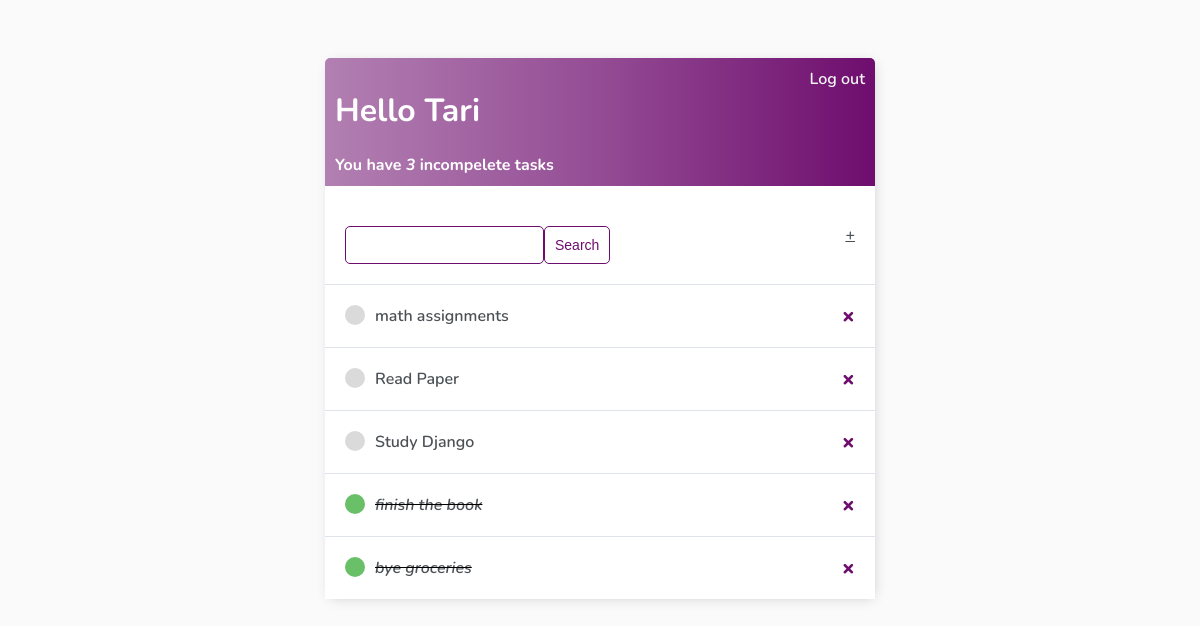
The app's page / (signed in) with its own data.
### base/models.py (models this page shows, shortened)
class Task(models.Model):
    user = models.ForeignKey(User, on_delete=models.CASCADE, null=True, blank=True, related_name='user')
    title = models.CharField(max_length=200)
    description = models.TextField(null=True, blank=True)
    complete = models.BooleanField(default=False)
    created = models.DateTimeField(auto_now_add=True)
    class Meta:
        ordering = ['complete', '-created']

### base/views.py (the view)
# urls.py: path('', views.TaskList.as_view(), name='tasks'),
class TaskList(LoginRequiredMixin, ListView):
    model = models.Task
    context_object_name = 'tasks'
    template_name = 'base/tasks.html'
    def get_context_data(self, **kwargs):
        context = super().get_context_data(**kwargs)
        context['tasks'] =  context['tasks'].filter(user = self.request.user)
        context['count'] =  context['tasks'].filter(complete = False).count()
        search_input = self.request.GET.get('q') or ''
        if search_input:
            context['tasks'] = context['tasks'].filter(title__icontains = search_input)
        context['q'] = search_input
        return context

### base/templates/base/tasks.html
{% extends 'base/main.html' %}
{% block content %}
<div class="header-bar">
    <div>
        <h1>Hello {{request.user|title}}</h1>
        <h4 style="margin: 0;">You have <i>{{count}}</i> incompelete task{{count|pluralize:'s'}}</h4>
    </div>
    {% if request.user.is_authenticated %}
    <a href="{% url 'logout' %}">Log out</a>
    {% else %}
    <a href="{% url 'login' %}">Login</a>
    {% endif %}
</div>
<div id="search-add-wrapper">
    <form action="" method="GET" style="margin-top: 20px; display:flex;">
        <input type="text" name="q" value="{{q}}">
        <input class="button" type="submit" value="Search">
    </form>
    <a id="add-link" href="{% url 'task-create' %}">&#x2b</a>
</div>
<div class="task-item-wrapper">
    {% for task in tasks %}
    <div class="task-wrapper">
        {% if task.complete %}
        <div class="task-title">
            <div class="task-complete-icon"></div>
            <i><s><a href="{% url 'task-update' task.id %}">{{task.title}}</a></s></i>
        </div>
        <a class="delete-link" href="{% url 'task-delete' task.id %}">&#215;</a>
        {% else %}
        <div class="task-title">
            <div class="task-incomplete-icon"></div>
            <a href="{% url 'task-update' task.id %}">{{task.title}}</a>
        </div>
        <a class="delete-link" href="{% url 'task-delete' task.id %}">&#215;</a>
        {% endif %}
    </div>
    {% empty %}
    <p>No items in list.</p>
    {% endfor %}
</div>
{% endblock content %}

### static/main.css (style rules this page uses)
body { background-color: #FAFAFA; font-family: 'Nunito', sans-serif; padding-top: 50px; }
h1, h2, h3, h4, h5, h6 { font-family: 'Nunito', sans-serif; }
a, p { color: #4b5156 }
a { font-weight: 600; }
input { outline: none; border: none; }
.header-bar { display: flex; justify-content: space-between; color: #fff; padding: 10px; border-radius: 5px 5px 0 0; background: linear-gradient(90deg, #b280b2, #944c94, #6e0d6e); }
.header-bar a { color: rgb(247, 247, 247); text-decoration: none; }
.task-wrapper { display: flex; align-items: center; justify-content: space-between; background-color: #fff; border-top: 1px solid #dfe4ea; overflow: hidden; }
.task-title { display: flex; padding: 20px; }
.task-title a { text-decoration: none; color: #4b5156; margin-left: 10px; }
.task-complete-icon { height: 20px; width: 20px; background-color: rgb(105, 192, 105); border-radius: 50%; }
.task-incomplete-icon { height: 20px; width: 20px; background-color: rgb(218, 218, 218); border-radius: 50%; }
.delete-link { text-decoration: none; font-weight: 900; color: #6e0d6e; font-size: 22px; line-height: 0; padding: 20px; }
#search-add-wrapper { display: flex; justify-content: space-between; align-items: center; padding: 20px; }
input[type=text], input[type=password], textarea { border: 1px solid #6e0d6e; border-radius: 5px; padding: 10px; width: 90%; }
::placeholder { font-weight: 300; opacity: 0.5; }
.button { border: 1px solid #6e0d6e; background-color: #FFF; color: #6e0d6e; padding: 10px; font-size: 14px; border-radius: 5px; cursor: pointer; text-decoration: none; }

### records on screen
Task: title "math assignments"
Task: title "Read Paper"
Task: title "Study Django"
Task: title "finish the book"
Task: title "bye groceries"

### other values on screen
{{ request.user|title }} "Tari"
{{ count }} "3"
